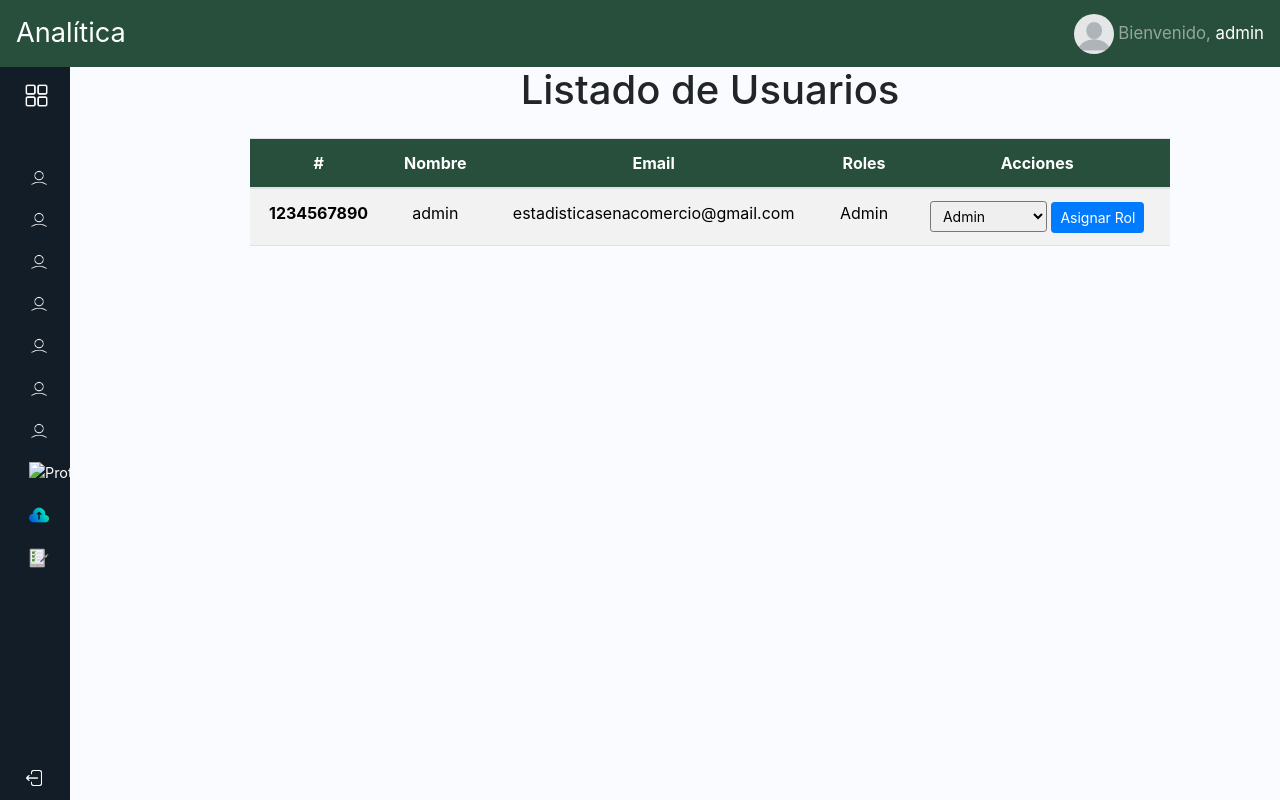
The page /administrador/ (signed in) on the database its author committed.
### apps/personas/models.py (models this page shows, shortened)
class Persona(AbstractBaseUser, PermissionsMixin):
    per_documento = models.IntegerField(primary_key=True)
    per_tipo_documento = models.CharField(max_length=100, choices=Tipo_documento.choices)
    email = models.EmailField(unique=True)
    per_nombres = models.CharField(max_length=60)
    per_apellidos = models.CharField(max_length=60)
    per_telefono = models.CharField(max_length=10)
    per_image = models.ImageField(upload_to='profile_pics/', null=True, blank=True, default='profile_pics/defecto.png')
    roles = models.ManyToManyField(Rol, through='Persona_rol')
    is_staff = models.BooleanField(default=False)
    is_active = models.BooleanField(default=True)
    is_superuser = models.BooleanField(default=False)
    USERNAME_FIELD = 'per_documento'
    REQUIRED_FIELDS = ['email', 'per_nombres']
    objects = UsuarioManage()

class Rol(models.Model):
    rol_id = models.AutoField(primary_key=True)
    rol_nombre = models.CharField(max_length=100)
    rol_descripcion = models.CharField(max_length=200)
    permissions = models.ManyToManyField(Permission, blank=True)

### apps/personas/decorators.py (the view)
        def _wrapped_view(request, *args, **kwargs):
            if not request.user.is_authenticated:
                return HttpResponseForbidden("No tienes permiso para acceder a esta vista.")
            user_roles = request.user.roles.all()
            print(f"roles dayana: {[rol.rol_nombre for rol in user_roles]}")
            has_permission = any(
                role.permissions.filter(codename=permission_codename).exists()
                for role in user_roles
            )
            print(f"Permiso '{permission_codename}' para el usuario: {'Sí' if has_permission else 'No'}")
            if not has_permission:
                return HttpResponseForbidden("estas auentiado No tienes permiso para acceder a esta vista.")
            return view_func(request, *args, **kwargs)

### apps/core/views.py (called while the page is built)
@permission_required('can_view_admin_dashboard')
def administrador(request):
    personas = Persona.objects.all()
    roles = Rol.objects.all()
    return render(request, 'administrador.html', {'personas': personas, 'roles':roles})

### apps/personas/context_processors.py (called while the page is built)
def user_permissions_processor(request):
        if request.user.is_authenticated:
            user_roles = request.user.roles.all()
            user_permissions = set()
            for rol in user_roles:
                user_permissions.update(rol.permissions.values_list('codename', flat=True))
            perms_dict = {perm:True for perm in user_permissions}
        else:
            perms_dict = {}
        return{
            'perms' : perms_dict
        }

### templates/administrador.html (shortened to what this page needs)
{% extends 'home.html' %}
{% block contenido %}
  {% load static %}
  <link rel="stylesheet" href="{% static 'bootstrap/css/regional.css' %}" />
  <div class="main p-3">
    <div class="container">
      <div class="row justify-content-center">
        <div class="col-md-10 mx-auto">
          <div class="text-center">
            <h1 class="h1 mb-4">Listado de Usuarios</h1>
          </div>
          <div class="mt-4">
            <div class="table-responsive">
              <table class="table table-striped table-hover text-center">
                <thead>
                  <tr>
                    <th scope="col">#</th>
                    <th scope="col">Nombre</th>
                    <th scope="col">Email</th>
                    <th scope="col">Roles</th>
                    <th scope="col">Acciones</th>
                  </tr>
                </thead>
                <tbody>
                  {% for persona in personas %}
                    <tr>
                      <th scope="row">{{ persona.per_documento }}</th>
                      <td>{{ persona.per_nombres }} {{ persona.per_apellidos }}</td>
                      <td>{{ persona.email }}</td>
                      <td>
                        {% if persona.roles.exists %}
                          {% for rol in persona.roles.all %}
                            {{ rol.rol_nombre }}<br />
                          {% endfor %}
                        {% else %}
                          Sin rol asignado
                        {% endif %}
                      </td>
                      <td>
                        <form method="post" action="{% url 'cores:asignacion_roles' %}">
                          <select name="rol_id" class="form-control-sm">
                            {% for rol in roles %}
                              <option value="{{ rol.rol_id }}"
                                {% if rol in persona.roles.all %}
                                  selected
                                {% endif %}>
                                {{ rol.rol_nombre }}
                              </option>
                            {% endfor %}
                          </select>
                          <button type="submit" class="btn btn-primary btn-sm">Asignar Rol</button>
                        </form>
                      </td>
                    </tr>
                  {% endfor %}
                </tbody>
              </table>
            </div>
          </div>
        </div>
      </div>
    </div>
  </div>
{% endblock %}

### templates/home.html (shortened to what this page needs)
<!DOCTYPE html>
<html lang="en">
<head>
    <link href="https://cdn.lineicons.com/4.0/lineicons.css" rel="stylesheet" />
    {%load static%}
    <link rel="stylesheet" href="{% static 'bootstrap/css/home.css'%}">
    <link rel="stylesheet" href="{% static 'bootstrap/css/navbar.css'%}">
    <link rel="stylesheet" href="{% static 'bootstrap/css/bootstrap.min.css'%}">
    <link href="https://stackpath.bootstrapcdn.com/bootstrap/4.5.2/css/bootstrap.min.css" rel="stylesheet">
</head>
<body>
    <nav class="navbar navbar-expand-lg navbar-dark navbar-custom fixed-top">
        <a class="navbar-brand" href="{% url 'personas:Home'%}">Analítica</a>
        <ul class="navbar-nav ml-auto">
            <li class="nav-item">
                {% if request.user.is_authenticated %}
                  <img src="{{ request.user.per_image.url}}" alt="Foto de perfil" class="rounded-circle" style="width: 40px; height: 40px;">
                <span class="navbar-text">Bienvenido, <a href="{% url 'personas:perfil'%}">{{ request.user.per_nombres }}</a></span>
                {% endif %}
            </li>
        </ul>
    </nav>
<section class="contenedor ">
    <div class="wrapper">
        <aside id="sidebar"  class="overflow-auto">
            <div class="d-flex">
                <button class="toggle-btn" type="button">
                    <img src="{% static 'bootstrap/img/menu.png' %}" alt="Protection Icon" style="width: 25px; height: 25px;">
                </button>
            </div>
            <ul class="sidebar-nav">
                {% if perms.can_view_admin_dashboard %}
                <li class="sidebar-item">
                    <a href="{% url 'administrador'%}" class="sidebar-link">
                        <img src="{% static 'bootstrap/img/usuario.png' %}" alt="Protection Icon" style="width: 20px; height: 20px;">
                    </a>
                </li>
                {% endif %}
                {% if perms.can_view_admin_dashboard %}
                <li class="sidebar-item">
                    <a href="{% url 'cores:modalidad_index'%}" class="sidebar-link">
                        <img src="{% static 'bootstrap/img/usuario.png' %}" alt="Protection Icon" style="width: 20px; height: 20px;">
                    </a>
                </li>
                {% endif %}
                {% if perms.can_view_admin_dashboard %}
                <li class="sidebar-item">
                    <a href="{% url 'cores:bilinguismo_index'%}" class="sidebar-link">
                        <img src="{% static 'bootstrap/img/usuario.png' %}" alt="Protection Icon" style="width: 20px; height: 20px;">
                    </a>
                </li>
                {% endif %}
                {% if perms.can_view_admin_dashboard %}
                <li class="sidebar-item">
                    <a href="{% url 'cores:centro_de_formacion_index'%}" class="sidebar-link">
                        <img src="{% static 'bootstrap/img/usuario.png' %}" alt="Protection Icon" style="width: 20px; height: 20px;">
                    </a>
                </li>
                {% endif %}
                {% if perms.can_view_admin_dashboard %}
                <li class="sidebar-item">
                    <a href="{% url 'cores:regional_index'%}" class="sidebar-link">
                        <img src="{% static 'bootstrap/img/usuario.png' %}" alt="Protection Icon" style="width: 20px; height: 20px;">
                    </a>
                </li>
                {% endif %}
                {% if perms.can_view_admin_dashboard %}
                <li class="sidebar-item">
                    <a href="{% url 'cores:nivel_formacion_index'%}" class="sidebar-link">
                        <img src="{% static 'bootstrap/img/usuario.png' %}" alt="Protection Icon" style="width: 20px; height: 20px;">
                    </a>
                </li>
                {% endif %}
                {% if perms.can_view_admin_dashboard %}
                <li class="sidebar-item">
                    <a href="{% url 'cores:meta_index'%}" class="sidebar-link">
                        <img src="{% static 'bootstrap/img/usuario.png' %}" alt="Protection Icon" style="width: 20px; height: 20px;">
                    </a>
                </li>
                {% endif %}
                {% if perms.can_view_admin_dashboard %}
                <li class="sidebar-item">
                    <a href="{% url 'cores:formacion_regular_index'%}" class="sidebar-link collapsed has-dropdown" data-bs-toggle="collapse"
                        data-bs-target="#multi" aria-expanded="false" aria-controls="multi">
                        <img src="{% static 'bootstrap/img/meta.png' %}" alt="Protection Icon" style="width: 20px; height: 20px;">
                    </a>
                </li>
                {% endif %}
                {% if perms.can_view_reporteador_dashboard %}
                <li class="sidebar-item">
                    <a href="#" class="sidebar-link collapsed has-dropdown" data-bs-toggle="collapse"
                       data-bs-target="#nuevo" aria-expanded="false" aria-controls="nuevo">
                        <img src="{% static 'bootstrap/img/carga-en-la-nube.png' %}" alt="Nuevo Icono" style="width: 20px; height: 20px;">
                    </a>
                </li>
                {% endif%}
                {% if perms.can_view_consulta_dashboard %}
                <li class="sidebar-item">
                    <a href="{% url 'cores:general'%}" class="sidebar-link collapsed has-dropdown" data-bs-toggle="collapse"
                        data-bs-target="#auth" aria-expanded="false" aria-controls="auth">
                        <img src="{% static 'bootstrap/img/reporte.png' %}" alt="Protection Icon" style="width: 20px; height: 20px;">
                    </a>
                </li>
                {% endif%}
            </ul>
            <div class="sidebar-footer">
                <a href="{% url 'personas:cierre_sesion'%}" class="sidebar-link">
                    <i><img src="{% static 'bootstrap/img/cerrar-sesion-icon.png' %}" alt="Protection Icon" style="    margin-left: -5px; width: 20px; height: 20px;"></i>
                </a>
            </div>
        </aside>
        {% block contenido%}
        {% endblock contenido%}
    </div>
    </section>
</body>
</html>

### rows shown on the page
Persona: user.per_image (picture), user.per_nombres "admin", per_documento "1234567890", per_nombres "admin", email "estadisticasenacomercio@gmail.com", rol_id "Admin"
Rol: rol_nombre "Admin"
